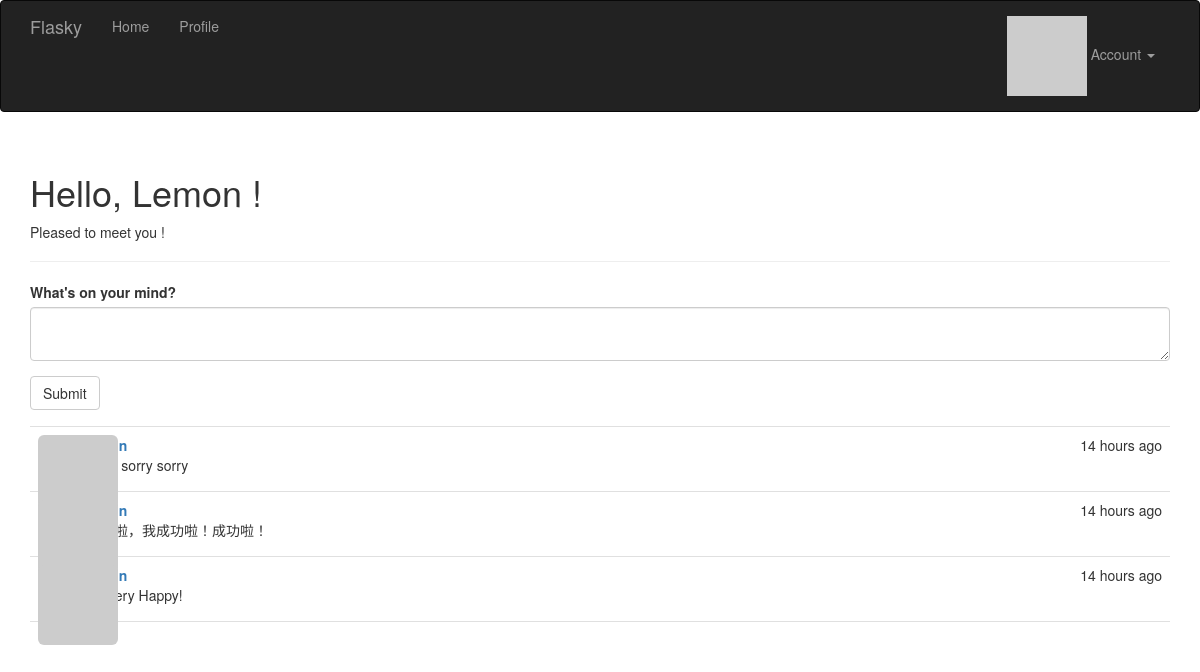
/ (signed in), run on the app's committed database.
### app/models.py (models this page shows, shortened)
class User(UserMixin, db.Model):
	__tablename__ = 'users'
	id = db.Column(db.Integer, primary_key=True)
	email = db.Column(db.String(64), unique=True, index=True)
	username = db.Column(db.String(64), unique=True, index=True)
	role_id = db.Column(db.Integer, db.ForeignKey('roles.id'))
	password_hash = db.Column(db.String(128))
	confirmed = db.Column(db.Boolean, default=False)
	name = db.Column(db.String(64))
	location = db.Column(db.String(64))
	about_me = db.Column(db.Text())
	member_since = db.Column(db.DateTime(), default=datetime.utcnow)
	last_seen = db.Column(db.DateTime(), default=datetime.utcnow)
	avatar_hash = db.Column(db.String(32))
	posts = db.relationship('Post', backref='author', lazy='dynamic')
	@property
	def password(self):
		raise AttributeError('Password id not a readable attribute.')
	def ping(self):
		self.last_seen = datetime.utcnow()
		db.session.add(self)
	def gravatar(self, size=100, default='identicon', rating='g'):
		if request.is_secure:
			url = 'https://secure.gravatar.com/avatar'
		else:
			url = 'http://www.gravatar.com/avatar'
		hash = self.avatar_hash or hashlib.md5(
            self.email.encode('utf-8')).hexdigest()
		return '{url}/{hash}?s={size}&d={default}&r={rating}'.format(
            url=url, hash=hash, size=size, default=default, rating=rating)

class Post(db.Model):
    __tablename__ = 'posts'
    id = db.Column(db.Integer, primary_key=True)
    body = db.Column(db.Text)
    timestamp = db.Column(db.DateTime, index=True, default=datetime.utcnow)
    author_id = db.Column(db.Integer, db.ForeignKey('users.id'))

### app/main/views.py (the view)
@main.route('/', methods=['GET', 'POST'])
def index():
	form = PostForm()
	if form.validate_on_submit():
		post = Post(body=form.body.data,
                    author=current_user._get_current_object())
		db.session.add(post)
		return redirect(url_for('.index'))
	posts = Post.query.order_by(Post.timestamp.desc()).all()
	return render_template('index_basic.html', form=form, posts=posts)

### app/main/forms.py
class PostForm(Form):
    body = TextAreaField("What's on your mind?", validators=[Required()])
    submit = SubmitField('Submit')

### app/auth/views.py (called while the page is built)
@auth.before_app_request
def before_request():
	if current_user.is_authenticated:
	    current_user.ping()   # Update logged-in user access time
	    if not current_user.confirmed \
	            and request.endpoint[:5] != 'auth.' \
	            and request.endpoint != 'static':   # Filter unconfirmed accounts
	        return redirect(url_for('auth.unconfirmed'))

### app/main/__init__.py (called while the page is built)
@main.app_context_processor
def inject_permissions():
	return dict(Permission=Permission)

### app/models.py (called while the page is built)
@login_manager.user_loader
def load_user(user_id):
	return User.query.get(int(user_id))

### app/templates/index_basic.html (shortened to what this page needs)
{% extends "base_basic.html" %}
{% import "bootstrap/wtf.html" as wtf %}
{% block page_content %}
<div class="page-header">
	<h1>Hello,
		{% if current_user.is_authenticated %}
		{{ current_user.username|capitalize }}
		{% else %}
		Lemon
		{% endif %}!
	</h1>
	{% if not known %}
	<p>Pleased to meet you !</p>
	{% else %}
	<p>Happy to see you again !</p>
	{% endif %}
</div>
<div>
    {{ wtf.quick_form(form) }}
</div>
{% include '_posts.html' %}
{% endblock %}

### app/templates/_posts.html (shortened to what this page needs)
<ul class="posts">
    {% for post in posts %}
    <li class="post">
        <div class="post-thumbnail">
            <a href="{{ url_for('.user', username=post.author.username) }}">
                <img class="img-rounded profile-thumbnail" src="{{ post.author.gravatar(size=40) }}">
            </a>
        </div>
        <div class="post-content">
            <div class="post-date">{{ moment(post.timestamp).fromNow() }}</div>
            <div class="post-author">
            	<a href="{{ url_for('.user', username=post.author.username) }}">
            	</a>
            </div>
            <div class="post-body">{{ post.body }}</div>
        </div>
    </li>
    {% endfor %}
</ul>

### app/static/styles.css (style rules this page uses)
.profile-thumbnail { position: absolute; }
ul.posts { list-style-type: none; padding: 0px; margin: 16px 0px 0px 0px; border-top: 1px solid #e0e0e0; }
ul.posts li.post { padding: 8px; border-bottom: 1px solid #e0e0e0; }
div.post-date { float: right; }
div.post-author { font-weight: bold; }
div.post-thumbnail { position: absolute; }
div.post-content { margin-left: 48px; min-height: 48px; }

### data on the page
User: username "Lemon"
Post: timestamp "14 hours ago", body "sorry sorry sorry"
Post: timestamp "14 hours ago", body "啦啦啦，我成功啦！成功啦！"
Post: timestamp "14 hours ago", body "I'm very Happy!"
